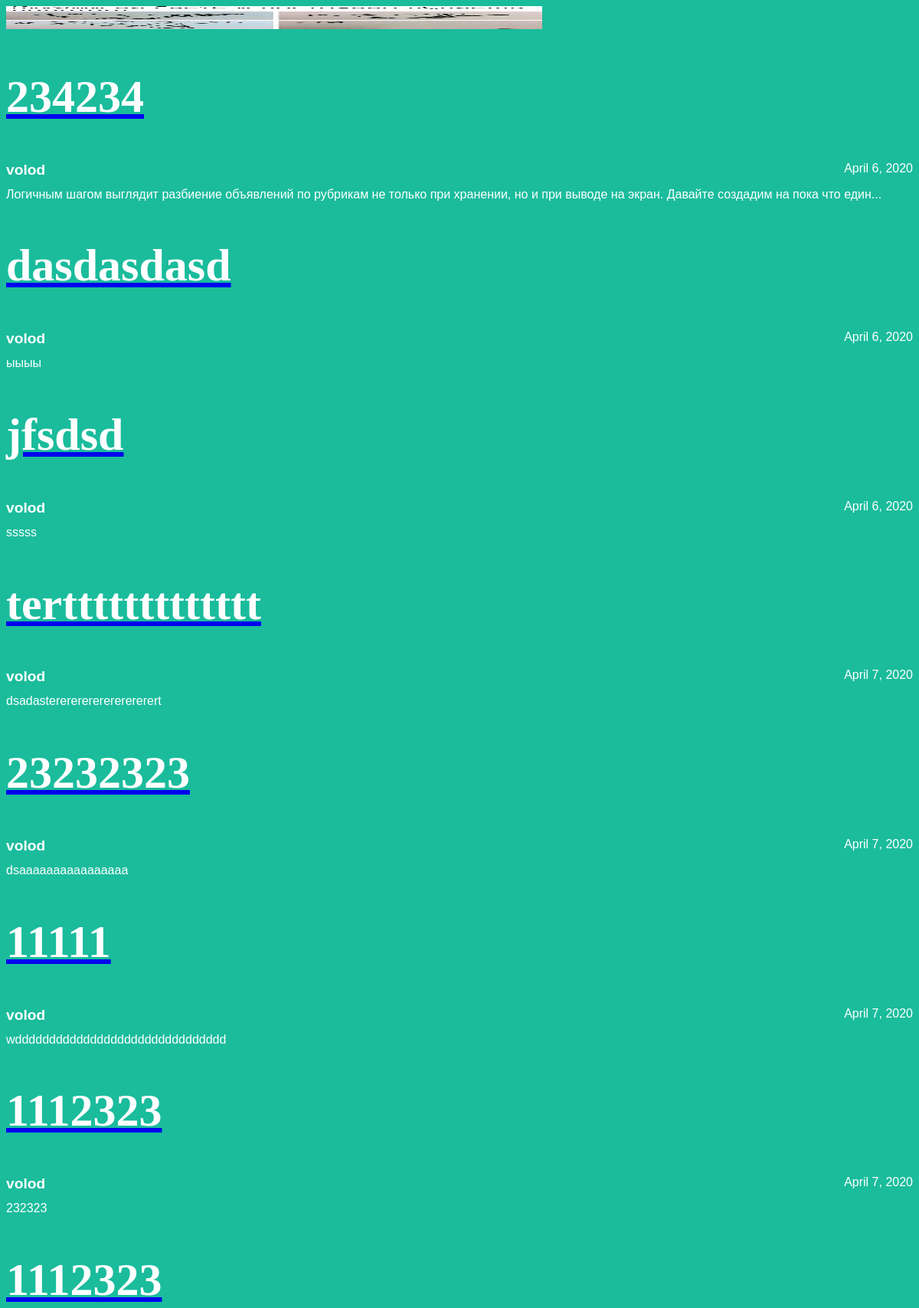
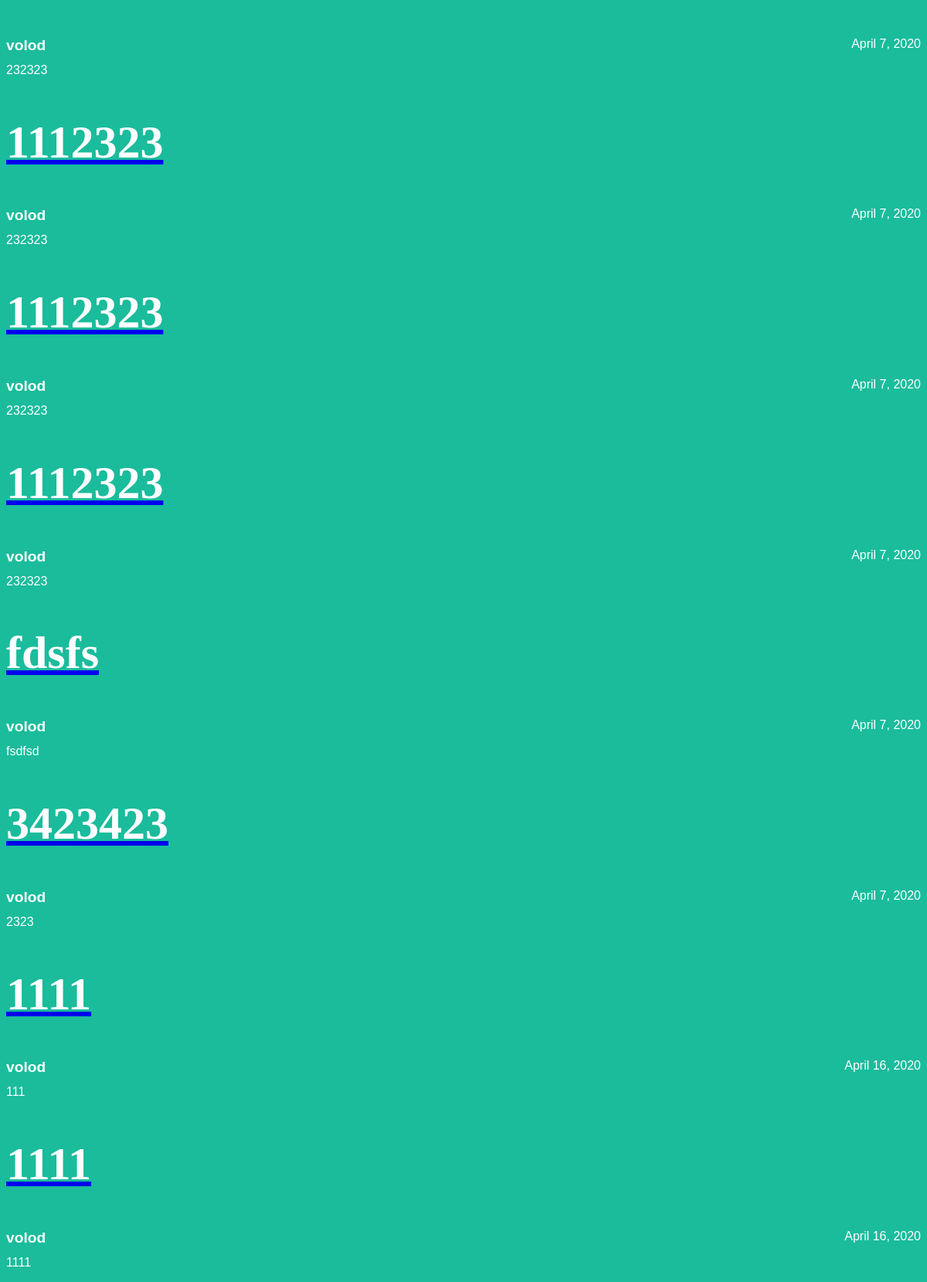
The page / on the database its author committed (2 pictures, top to bottom).
### articles/models.py (models this page shows, shortened)
class Article(models.Model):
    title = models.CharField(max_length=200,unique=True)
    author = models.ForeignKey(User,
                               on_delete=models.CASCADE,
                               related_name='blog_posts')
    text = models.TextField()
    created_date = models.DateField(auto_now_add=True)
    created = models.DateTimeField(auto_now_add=True)
    updated = models.DateTimeField(auto_now=True)
    def get_excerpt(self):
        return self.text[:140] + "..." if len(self.text) > 140 else self.text

### articles/views.py (the view)
def archive(request):
    return render(request, 'archive.html', {"posts": Article.objects.all()})

### articles/templates/archive.html (shortened to what this page needs)
<!DOCTYPE html>
<html>
    <head>
        <link rel="stylesheet" type="text/css" href="/static/article.css">
    </head>
    <body>
    <img src="/static/gggg.jpg"width="700" height="30"/>
 {% for post in posts %}
    <div class="one-post">
      <a href="//127.0.0.1:8000/article/{{post.id}}"><h2 class="post-title">{{ post.title }}</h2></a>
        <div class="article-info">
           <big><b><div class="article-author">{{ post.author.username }}</div></b></big>
            <div class="article-created-date">{{ post.created_date }}</div>
        </div>
        <p class="article-text">{{ post.get_excerpt }}</p>
    </div>
 {% endfor %}
    </body>
</html>

### articles/static/article.css (style rules this page uses)
body { background: #1abc9c; font-family: Tahoma, Arial, sans-serif; color: #ffffff }
.post-title a, h2 { color: #FFFFFF; }
.article-author { width: 50%; float: left; }
.article-created-date { text-align: right; }
h2 { font-family:Times New Roman,Times; font-size: 60px }

### rows shown on the page
Article: title "234234", author.username "volod", created_date "April 6, 2020", get_excerpt "Логичным шагом выглядит разбиение объявлений по рубрикам не только при хранении, но и при выводе на экран. Давайте создадим на пока что един..."
Article: title "dasdasdasd", author.username "volod", created_date "April 6, 2020", get_excerpt "ыыыы"
Article: title "jfsdsd", author.username "volod", created_date "April 6, 2020", get_excerpt "sssss"
Article: title "terttttttttttttt", author.username "volod", created_date "April 7, 2020", get_excerpt "dsadasterererererererererert"
Article: title "23232323", author.username "volod", created_date "April 7, 2020", get_excerpt "dsaaaaaaaaaaaaaaaa"
Article: title "11111", author.username "volod", created_date "April 7, 2020", get_excerpt "wddddddddddddddddddddddddddddddd"
Article: title "1112323", author.username "volod", created_date "April 7, 2020", get_excerpt "232323"
Article: title "1112323", author.username "volod", created_date "April 7, 2020", get_excerpt "232323"
Article: title "1112323", author.username "volod", created_date "April 7, 2020", get_excerpt "232323"
Article: title "1112323", author.username "volod", created_date "April 7, 2020", get_excerpt "232323"
Article: title "1112323", author.username "volod", created_date "April 7, 2020", get_excerpt "232323"
Article: title "fdsfs", author.username "volod", created_date "April 7, 2020", get_excerpt "fsdfsd"
Article: title "3423423", author.username "volod", created_date "April 7, 2020", get_excerpt "2323"
Article: title "1111", author.username "volod", created_date "April 16, 2020", get_excerpt "111"
Article: title "1111", author.username "volod", created_date "April 16, 2020", get_excerpt "1111"
